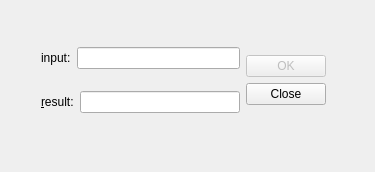
<?xml version="1.0" encoding="UTF-8"?>
<ui version="4.0">
 <class>Dialog</class>
 <widget class="QWidget" name="Dialog">
  <property name="geometry">
   <rect>
    <x>0</x>
    <y>0</y>
    <width>375</width>
    <height>172</height>
   </rect>
  </property>
  <property name="windowTitle">
   <string>Client</string>
  </property>
  <widget class="QWidget" name="layoutWidget">
   <property name="geometry">
    <rect>
     <x>30</x>
     <y>20</y>
     <width>307</width>
     <height>120</height>
    </rect>
   </property>
   <layout class="QHBoxLayout" name="horizontalLayout_2">
    <item>
     <layout class="QVBoxLayout" name="verticalLayout_3">
      <item>
       <layout class="QHBoxLayout" name="horizontalLayout">
        <item>
         <widget class="QLabel" name="label">
          <property name="text">
           <string>input:</string>
          </property>
          <property name="buddy">
           <cstring>inputEdit</cstring>
          </property>
         </widget>
        </item>
        <item>
         <widget class="QLineEdit" name="inputEdit"/>
        </item>
       </layout>
      </item>
      <item>
       <layout class="QHBoxLayout" name="horizontalLayout_3">
        <item>
         <widget class="QLabel" name="label_2">
          <property name="text">
           <string>&amp;result:</string>
          </property>
          <property name="buddy">
           <cstring>resultEdit</cstring>
          </property>
         </widget>
        </item>
        <item>
         <widget class="QLineEdit" name="resultEdit"/>
        </item>
       </layout>
      </item>
     </layout>
    </item>
    <item>
     <layout class="QVBoxLayout" name="verticalLayout_2">
      <item>
       <layout class="QVBoxLayout" name="verticalLayout">
        <item>
         <widget class="QPushButton" name="okButton">
          <property name="enabled">
           <bool>false</bool>
          </property>
          <property name="text">
           <string>OK</string>
          </property>
          <property name="default">
           <bool>true</bool>
          </property>
         </widget>
        </item>
        <item>
         <widget class="QPushButton" name="closeButton">
          <property name="text">
           <string>Close</string>
          </property>
         </widget>
        </item>
       </layout>
      </item>
     </layout>
    </item>
   </layout>
  </widget>
 </widget>
 <layoutdefault spacing="6" margin="11"/>
 <tabstops>
  <tabstop>okButton</tabstop>
 </tabstops>
 <resources/>
 <connections/>
</ui>
